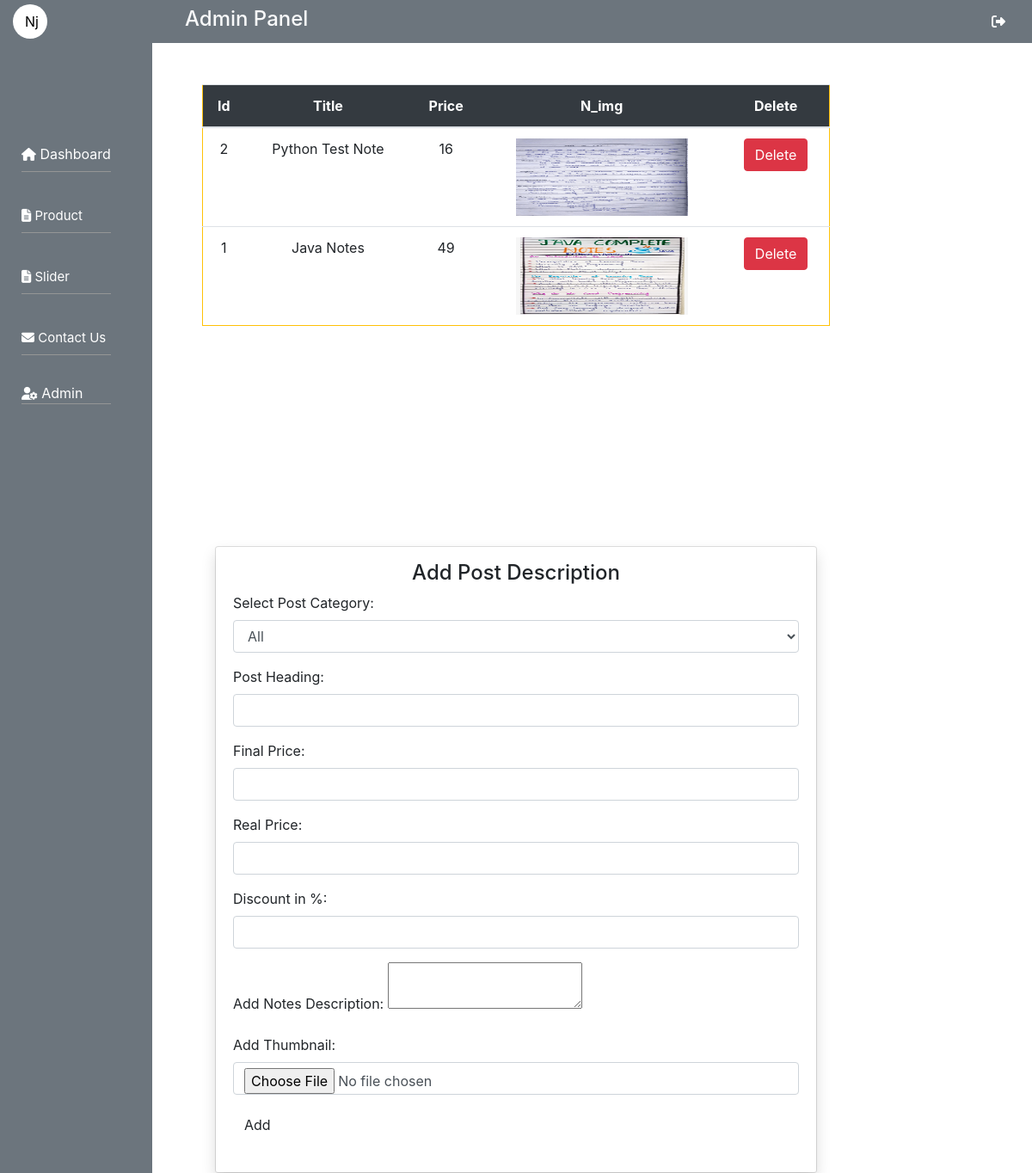
Page /Malik/notes.php (signed in) on the committed database.
### tables this page shows
CREATE TABLE `notes` (
  `i_d` int(50) NOT NULL,
  `n_tittle` varchar(250) NOT NULL,
  `n_dic` varchar(500) NOT NULL,
  `price` varchar(50) NOT NULL,
  `o_price` varchar(50) NOT NULL,
  `catg` varchar(100) NOT NULL,
  `img` varchar(250) NOT NULL,
  `%` int(50) NOT NULL
);

### Malik/notes.php (the view, shortened to what this page needs)
<?php
include("inc/header.php");
include("inc/sidebar.php");
?>
<?php
    $category = $title = $description = $f_price = $d_price = $d_count =  $N_img_name = "";
?>
<body>
    <div class="container">
        <div class="row">
            <div class="col-md-8 m-auto">
                <table class="table border border-warning  border my-5">
                    <thead class="bg-dark text-white fs-5 font-monospace text-center">
                        <th>Id</th>
                        <th>Title</th>
                        <th>Price</th>
                        <th>N_img</th>
                        <th>Delete</th>
                    </thead>
                    <tbody class="text-center">
                        <?php
           include_once("config/database.php");
            $Record = mysqli_query($conn, "SELECT * FROM `notes` ORDER BY i_d DESC");
            while ($row = mysqli_fetch_array($Record))
            echo "
            <tr>
                <td>{$row['i_d']}</td>
                <td>{$row['n_tittle']}</td>
                <td>{$row['o_price']}</td>
                <td><img src='../img/img/{$row['img']}' height='90px' width='200px'></td>
                <td><a href='del_notes.php?ID={$row['i_d']}' class='btn btn-danger'>Delete</a></td>
            </tr>
        ";
            ?>
                    </tbody>
                </table>
            </div>
        </div>
    </div>
    <div class="container">
        <div class="row">
            <div class="col-md-8 m-auto">
                <div class="container" style="margin-top:10rem;">
                    <div id=" form" class="pt-5 form-input-content">
                        <div class="card login-form mb-0">
                            <div class="card-body pt-3 shadow">
                                <h4 class="text-center">Add Post Description </h4>
                                <form method="POST" enctype="multipart/form-data"
                                    action=" <?php htmlspecialchars($_SERVER['PHP_SELF']) ?>">
                                    <div class="form-group">
                                        <label>Select Post Category: </label>
                                        <select name="catg" class="form-control">
                                            <option selected>All</option>
                                        </select>
                                    </div>
                                    <div class="form-group">
                                        <label>Post Heading:</label>
                                        <input type="text" class="form-control" value="<?php echo $title; ?>"
                                            name="title">
                                    </div>
                                    <div class="form-group">
                                        <label>Final Price:</label>
                                        <input type="text" class="form-control" value="<?php echo $f_price; ?>"
                                            name="f_price">
                                    </div>
                                    <div class="form-group">
                                        <label>Real Price:</label>
                                        <input type="text" class="form-control" value="<?php echo $d_price; ?>"
                                            name="d_price">
                                    </div>
                                    <div class="form-group">
                                        <label>Discount in %:</label>
                                        <input type="text" class="form-control" value="<?php echo $d_count; ?>"
                                            name="d_count">
                                    </div>
                                    <div class="form-group">
                                        <label> Add Notes Description: </label>
                                        <textarea name="description"
                                            id="description"><?php echo $description; ?></textarea>
                                    </div>
                                    <div class="form-group">
                                        <label> Add Thumbnail: </label>
                                        <input type="file" name="N_img" class="form-control">
                                    </div>
                                    <div class="form-group">
                                        <input type="submit" value="Add" class="btn login-form__btn submit w-10 "
                                            name="submit_expense">
                                    </div>
                                </form>
                            </div>
                        </div>
                    </div>
                </div>
            </div>
        </div>
        <?php
include("footer.php");
?>

### Malik/assets/css/style.css (style rules this page uses)
label::after { color: #ffffff !important; background-color: #dc3545 !important; }

### rows in the picture
notes: i_d "2", n_tittle "Python Test Note", o_price "16", img (picture)
notes: i_d "1", n_tittle "Java Notes", o_price "49", img (picture)
